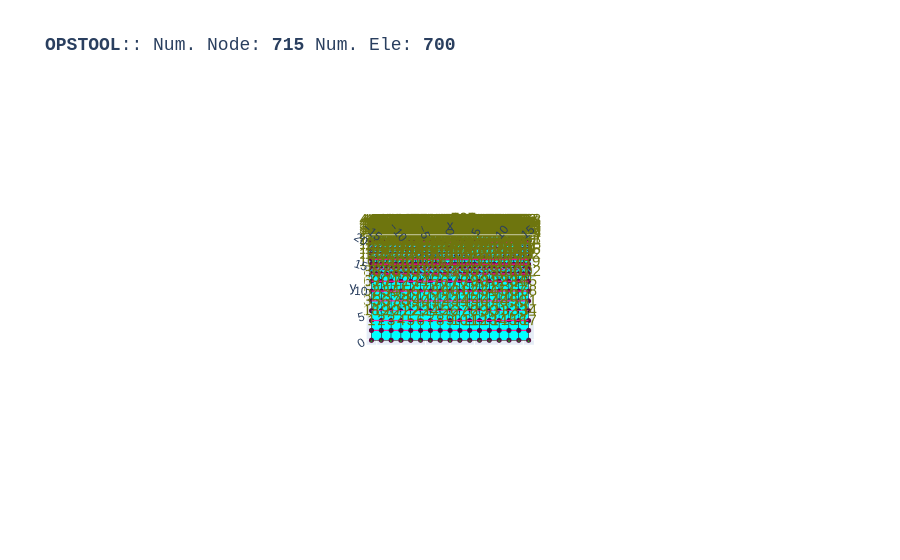

This figure's notebook cell:
### Code cell
opst.vis.plotly.plot_model(show_node_numbering=True, show_ele_numbering=False, show_nodal_loads = True)

### Figure 1 — Plotly figure (JSON) as saved in the notebook; plotly's stock layout.template omitted (floating-point values rounded to 4 significant figures; data arrays with more than 128 entries replaced by an {"elided": "..."} marker saying what was removed)
{"data": [{"color": "#00FFFF", "hoverinfo": "skip", "i": {"elided": "1400 int values"}, "j": {"elided": "1400 int values"}, "k": {"elided": "1400 int values"}, "name": "FourNodeQuad", "opacity": 1, "type": "mesh3d", "x": {"elided": "2800 float values"}, "y": {"elided": "2800 float values"}, "z": {"elided": "2800 float values"}}, {"connectgaps": false, "hoverinfo": "skip", "line": {"color": "black", "width": 1}, "mode": "lines", "name": "Edge", "type": "scatter3d", "x": {"elided": "4200 float values"}, "y": {"elided": "4200 float values"}, "z": {"elided": "4200 float values"}}, {"customdata": {"elided": "700 str values"}, "hovertemplate": "%{customdata}", "marker": {"color": "#00FFFF", "size": 3, "symbol": "diamond-open"}, "mode": "markers", "name": "FourNodeQuad", "type": "scatter3d", "x": {"elided": "700 float values"}, "y": {"elided": "700 float values"}, "z": {"elided": "700 float values"}}, {"customdata": {"elided": "715 str values"}, "hovertemplate": "x: %{x}<br>y: %{y}<br>z: %{z} <br>nodeTag: %{customdata}", "marker": {"color": "#580f41", "size": 3, "symbol": "circle"}, "mode": "markers", "name": "Nodes", "type": "scatter3d", "x": {"elided": "715 float values"}, "y": {"elided": "715 float values"}, "z": {"elided": "715 float values"}}, {"mode": "text", "name": "Node Tag", "text": {"elided": "715 str values"}, "textfont": {"color": "#6e750e", "size": 15}, "type": "scatter3d", "x": {"elided": "715 float values"}, "y": {"elided": "715 float values"}, "z": {"elided": "715 float values"}}, {"connectgaps": false, "hoverinfo": "skip", "line": {"color": "#15b01a", "width": 1}, "mode": "lines", "name": "BC", "type": "scatter3d", "x": {"elided": "340 float values"}, "y": {"elided": "340 float values"}, "z": {"elided": "340 float values"}}, {"connectgaps": false, "hoverinfo": "skip", "line": {"color": "#FF1493", "width": 2.5}, "mode": "lines", "name": "mp constraint", "type": "scatter3d", "x": [-16.0, 16.0, NaN, -16.0, 16.0, NaN, -16.0, 16.0, NaN, -16.0, 16.0, NaN, -16.0, 16.0, NaN, -16.0, 16.0, NaN, -16.0, 16.0, NaN, -16.0, 16.0, NaN, -16.0, 16.0, NaN, -16.0, 16.0, NaN, -16.0, 16.0, NaN, -16.0, 16.0, NaN, -16.0, 16.0, NaN, -16.0, 16.0, NaN, -16.0, 16.0, NaN, -16.0, 16.0, NaN, -16.0, 16.0, NaN], "y": [2.0, 2.0, NaN, 4.0, 4.0, NaN, 6.0, 6.0, NaN, 8.0, 8.0, NaN, 10.0, 10.0, NaN, 12.0, 12.0, NaN, 13.5, 13.5, NaN, 14.5, 14.5, NaN, 15.5, 15.5, NaN, 16.5, 16.5, NaN, 17.5, 17.5, NaN, 18.0, 18.0, NaN, 18.5, 18.5, NaN, 19.0, 19.0, NaN, 19.5, 19.5, NaN, 20.0, 20.0, NaN, 20.5, 20.5, NaN], "z": [0.0, 0.0, NaN, 0.0, 0.0, NaN, 0.0, 0.0, NaN, 0.0, 0.0, NaN, 0.0, 0.0, NaN, 0.0, 0.0, NaN, 0.0, 0.0, NaN, 0.0, 0.0, NaN, 0.0, 0.0, NaN, 0.0, 0.0, NaN, 0.0, 0.0, NaN, 0.0, 0.0, NaN, 0.0, 0.0, NaN, 0.0, 0.0, NaN, 0.0, 0.0, NaN, 0.0, 0.0, NaN, 0.0, 0.0, NaN]}], "layout": {"autosize": true, "font": {"family": "Arial, sans-serif"}, "scene": {"aspectmode": "data", "camera": {"eye": {"x": 0, "y": -0.1, "z": 10}}, "dragmode": "pan", "xaxis": {"showbackground": false}, "yaxis": {"showbackground": false}, "zaxis": {"showbackground": true, "showgrid": true, "showticklabels": false, "ticks": "", "title": {"text": ""}, "visible": true}}, "showlegend": false, "title": {"font": {"family": "courier", "size": 18}, "text": "<b>OPSTOOL</b>:: Num. Node: <b>715</b> Num. Ele: <b>700</b>"}}}
